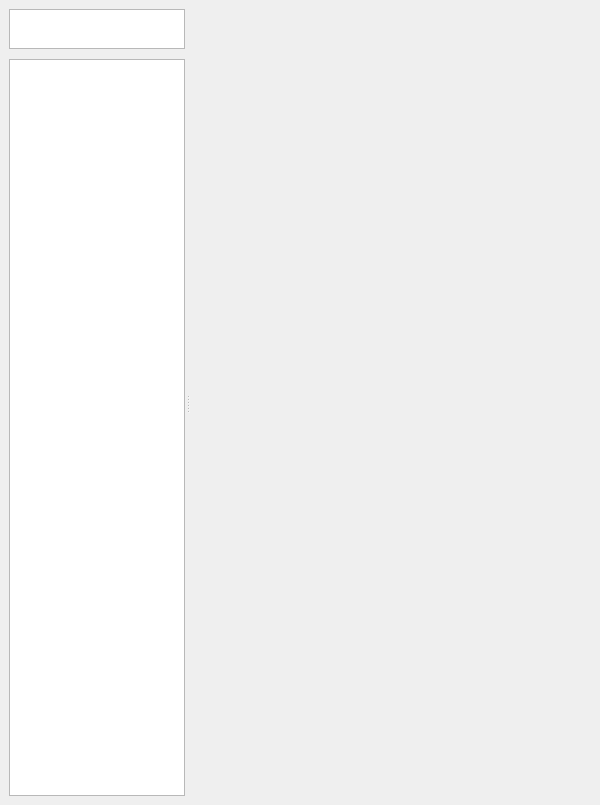
<?xml version="1.0" encoding="UTF-8"?>
<ui version="4.0">
 <class>BuildingsDockWidgetBase</class>
 <widget class="QDockWidget" name="BuildingsDockWidgetBase">
  <property name="enabled">
   <bool>true</bool>
  </property>
  <property name="geometry">
   <rect>
    <x>0</x>
    <y>0</y>
    <width>600</width>
    <height>805</height>
   </rect>
  </property>
  <property name="sizePolicy">
   <sizepolicy hsizetype="Maximum" vsizetype="MinimumExpanding">
    <horstretch>0</horstretch>
    <verstretch>0</verstretch>
   </sizepolicy>
  </property>
  <property name="minimumSize">
   <size>
    <width>521</width>
    <height>443</height>
   </size>
  </property>
  <property name="maximumSize">
   <size>
    <width>600</width>
    <height>524287</height>
   </size>
  </property>
  <property name="windowTitle">
   <string>Building Maintenance</string>
  </property>
  <widget class="QWidget" name="con_dockwidget">
   <layout class="QVBoxLayout" name="verticalLayout">
    <item>
     <widget class="QSplitter" name="splitter">
      <property name="maximumSize">
       <size>
        <width>766</width>
        <height>16777215</height>
       </size>
      </property>
      <property name="orientation">
       <enum>Qt::Horizontal</enum>
      </property>
      <property name="handleWidth">
       <number>6</number>
      </property>
      <property name="childrenCollapsible">
       <bool>false</bool>
      </property>
      <widget class="QFrame" name="frm_options">
       <property name="sizePolicy">
        <sizepolicy hsizetype="Maximum" vsizetype="MinimumExpanding">
         <horstretch>0</horstretch>
         <verstretch>0</verstretch>
        </sizepolicy>
       </property>
       <property name="minimumSize">
        <size>
         <width>47</width>
         <height>400</height>
        </size>
       </property>
       <property name="maximumSize">
        <size>
         <width>200</width>
         <height>16777215</height>
        </size>
       </property>
       <property name="frameShape">
        <enum>QFrame::NoFrame</enum>
       </property>
       <property name="frameShadow">
        <enum>QFrame::Plain</enum>
       </property>
       <property name="lineWidth">
        <number>0</number>
       </property>
       <layout class="QVBoxLayout" name="verticalLayout_3">
        <property name="spacing">
         <number>0</number>
        </property>
        <property name="margin">
         <number>0</number>
        </property>
        <item>
         <widget class="QListWidget" name="lst_options">
          <property name="sizePolicy">
           <sizepolicy hsizetype="Maximum" vsizetype="MinimumExpanding">
            <horstretch>0</horstretch>
            <verstretch>0</verstretch>
           </sizepolicy>
          </property>
          <property name="minimumSize">
           <size>
            <width>42</width>
            <height>40</height>
           </size>
          </property>
          <property name="maximumSize">
           <size>
            <width>200</width>
            <height>40</height>
           </size>
          </property>
          <property name="horizontalScrollBarPolicy">
           <enum>Qt::ScrollBarAlwaysOff</enum>
          </property>
          <property name="editTriggers">
           <set>QAbstractItemView::NoEditTriggers</set>
          </property>
          <property name="iconSize">
           <size>
            <width>32</width>
            <height>32</height>
           </size>
          </property>
          <property name="isWrapping" stdset="0">
           <bool>false</bool>
          </property>
          <property name="resizeMode">
           <enum>QListView::Adjust</enum>
          </property>
          <property name="wordWrap">
           <bool>true</bool>
          </property>
         </widget>
        </item>
        <item>
         <spacer name="verticalSpacer">
          <property name="orientation">
           <enum>Qt::Vertical</enum>
          </property>
          <property name="sizeType">
           <enum>QSizePolicy::Fixed</enum>
          </property>
          <property name="sizeHint" stdset="0">
           <size>
            <width>20</width>
            <height>10</height>
           </size>
          </property>
         </spacer>
        </item>
        <item>
         <widget class="QListWidget" name="lst_sub_menu">
          <property name="sizePolicy">
           <sizepolicy hsizetype="Maximum" vsizetype="Expanding">
            <horstretch>0</horstretch>
            <verstretch>0</verstretch>
           </sizepolicy>
          </property>
          <property name="minimumSize">
           <size>
            <width>42</width>
            <height>200</height>
           </size>
          </property>
          <property name="maximumSize">
           <size>
            <width>200</width>
            <height>16777215</height>
           </size>
          </property>
          <property name="lineWidth">
           <number>0</number>
          </property>
         </widget>
        </item>
       </layout>
      </widget>
      <widget class="QFrame" name="frm_view">
       <property name="sizePolicy">
        <sizepolicy hsizetype="Fixed" vsizetype="MinimumExpanding">
         <horstretch>0</horstretch>
         <verstretch>0</verstretch>
        </sizepolicy>
       </property>
       <property name="minimumSize">
        <size>
         <width>400</width>
         <height>400</height>
        </size>
       </property>
       <property name="maximumSize">
        <size>
         <width>560</width>
         <height>16777215</height>
        </size>
       </property>
       <property name="frameShape">
        <enum>QFrame::NoFrame</enum>
       </property>
       <property name="frameShadow">
        <enum>QFrame::Plain</enum>
       </property>
       <property name="lineWidth">
        <number>0</number>
       </property>
       <layout class="QVBoxLayout" name="verticalLayout_2">
        <property name="spacing">
         <number>0</number>
        </property>
        <property name="margin">
         <number>0</number>
        </property>
        <item>
         <widget class="QStackedWidget" name="stk_options">
          <property name="sizePolicy">
           <sizepolicy hsizetype="Fixed" vsizetype="MinimumExpanding">
            <horstretch>0</horstretch>
            <verstretch>0</verstretch>
           </sizepolicy>
          </property>
          <property name="minimumSize">
           <size>
            <width>400</width>
            <height>100</height>
           </size>
          </property>
          <property name="maximumSize">
           <size>
            <width>400</width>
            <height>16777215</height>
           </size>
          </property>
          <property name="font">
           <font>
            <family>Verdana</family>
           </font>
          </property>
          <property name="currentIndex">
           <number>0</number>
          </property>
          <widget class="QWidget" name="stk_database">
           <layout class="QGridLayout" name="gridLayout_38"/>
          </widget>
         </widget>
        </item>
       </layout>
      </widget>
     </widget>
    </item>
   </layout>
  </widget>
 </widget>
 <resources/>
 <connections/>
</ui>
